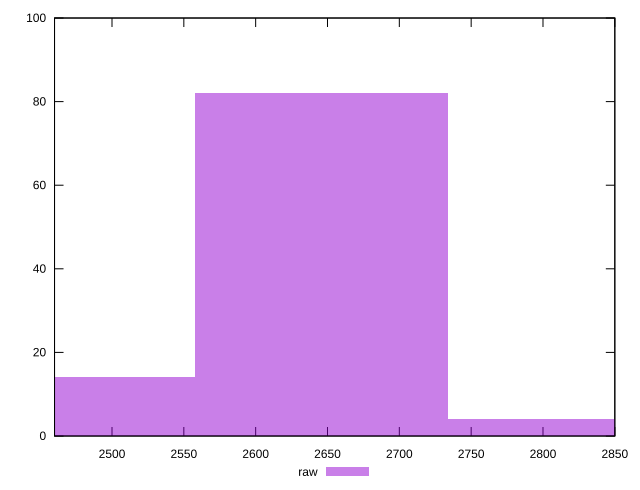

Generate this figure with gnuplot:
reset

$raw <<EOF
2645.647342986598 82
2822.0238325190376 4
2469.270853454158 14
EOF

set key outside below
set boxwidth 176.37648953243985
set xrange [2460:2850]
set yrange [0:100]
set trange [0:100]
set style fill transparent solid 0.5 noborder
set terminal svg size 640, 490 enhanced background rgb 'white'
set output "report_00018_2021-02-10T15-25-16.877Z/uses-text-compression/samples/pages+cached+noadtech/raw/histogram.svg"

plot $raw title "raw" with boxes

reset
